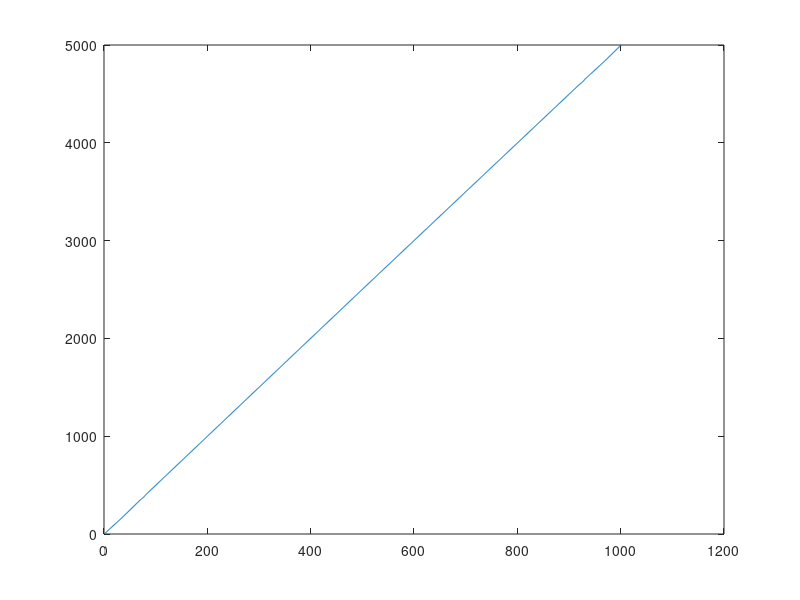
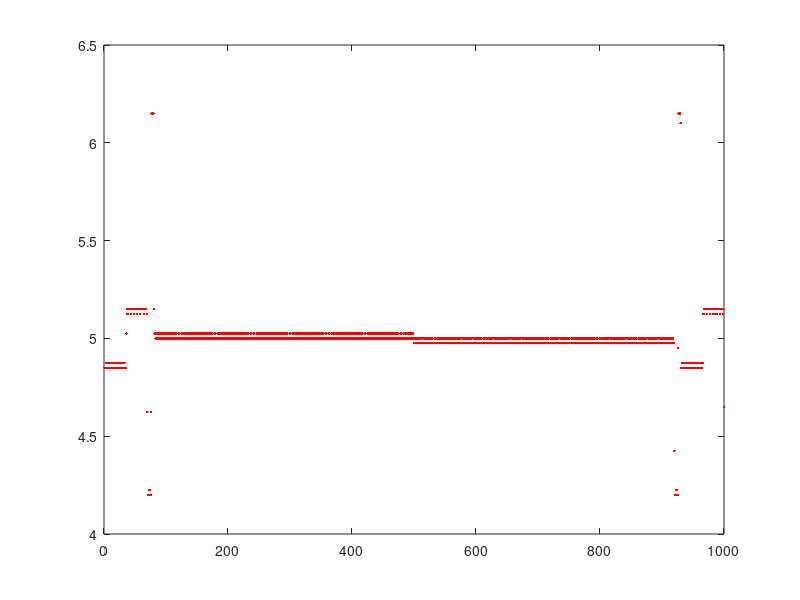

The MATLAB source for these figures, in order: (Note: a time limit stopped this script after it produced the figures.)
clear all;
close all;

M=csvread('Haim2.csv');


figure; 
plot(M); 
figure;
plot(diff(M),'r.'); 
Zvec=0;
for ii=1:2:round(length(M))-2;
    Zvec=[Zvec, ones(1,round(100*(M(ii+1)-M(ii))))];
    Zvec=[Zvec, -ones(1,round(100*(M(ii+2)-M(ii+1))))];
end 
Zvec=padarray(Zvec,[0,10000000]);


ZZ=fftshift(fft(Zvec));
%ZV1=(M(end-6));
ZV1=length(Zvec)/100;
ZV=-pi*100:(2*pi/ZV1):pi*100;
figure;
CC=abs(length(ZZ)-length(ZV));
figure;
hold on;
plot(ZV(1:end-1).*1e6,abs(ZZ).^2,'b.-');
xlabel('\Delta K [1/m]');
title('Haim.csv');
